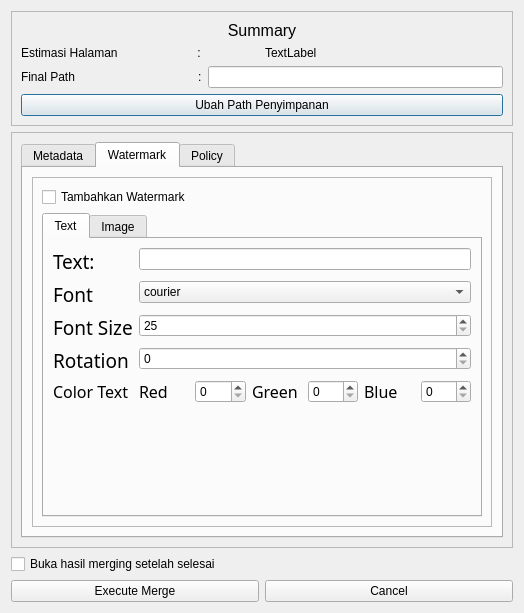
<?xml version="1.0" encoding="UTF-8"?>
<ui version="4.0">
 <class>Finalize_Window</class>
 <widget class="QDialog" name="Finalize_Window">
  <property name="geometry">
   <rect>
    <x>0</x>
    <y>0</y>
    <width>524</width>
    <height>613</height>
   </rect>
  </property>
  <property name="windowTitle">
   <string>Dialog</string>
  </property>
  <layout class="QVBoxLayout" name="verticalLayout">
   <item>
    <widget class="QFrame" name="frame">
     <property name="frameShape">
      <enum>QFrame::Shape::StyledPanel</enum>
     </property>
     <property name="frameShadow">
      <enum>QFrame::Shadow::Raised</enum>
     </property>
     <layout class="QVBoxLayout" name="verticalLayout_2">
      <item>
       <widget class="QLabel" name="label_2">
        <property name="font">
         <font>
          <pointsize>12</pointsize>
         </font>
        </property>
        <property name="text">
         <string>Summary</string>
        </property>
        <property name="alignment">
         <set>Qt::AlignmentFlag::AlignCenter</set>
        </property>
       </widget>
      </item>
      <item>
       <layout class="QHBoxLayout" name="horizontalLayout_4">
        <item>
         <widget class="QLabel" name="label_3">
          <property name="text">
           <string>Estimasi Halaman                        :</string>
          </property>
         </widget>
        </item>
        <item>
         <widget class="QLabel" name="Estimasi_Halaman_Input">
          <property name="text">
           <string>TextLabel</string>
          </property>
         </widget>
        </item>
       </layout>
      </item>
      <item>
       <layout class="QHBoxLayout" name="horizontalLayout_2">
        <item>
         <widget class="QLabel" name="label_6">
          <property name="text">
           <string>Final Path                                     :</string>
          </property>
         </widget>
        </item>
        <item>
         <widget class="QLineEdit" name="Final_Path_Input">
          <property name="readOnly">
           <bool>true</bool>
          </property>
         </widget>
        </item>
       </layout>
      </item>
      <item>
       <widget class="QPushButton" name="Change_Path_BTN">
        <property name="text">
         <string>Ubah Path Penyimpanan</string>
        </property>
       </widget>
      </item>
     </layout>
    </widget>
   </item>
   <item>
    <widget class="QFrame" name="frame_4">
     <property name="frameShape">
      <enum>QFrame::Shape::StyledPanel</enum>
     </property>
     <property name="frameShadow">
      <enum>QFrame::Shadow::Raised</enum>
     </property>
     <layout class="QVBoxLayout" name="verticalLayout_9">
      <item>
       <widget class="QTabWidget" name="Configure_tabWidget">
        <property name="currentIndex">
         <number>1</number>
        </property>
        <widget class="QWidget" name="tab_3">
         <attribute name="title">
          <string>Metadata</string>
         </attribute>
         <layout class="QVBoxLayout" name="verticalLayout_13">
          <item>
           <widget class="QFrame" name="Metadata_Panel">
            <property name="sizePolicy">
             <sizepolicy hsizetype="Preferred" vsizetype="Expanding">
              <horstretch>0</horstretch>
              <verstretch>0</verstretch>
             </sizepolicy>
            </property>
            <property name="frameShape">
             <enum>QFrame::Shape::StyledPanel</enum>
            </property>
            <property name="frameShadow">
             <enum>QFrame::Shadow::Raised</enum>
            </property>
            <layout class="QVBoxLayout" name="verticalLayout_4">
             <item>
              <widget class="QCheckBox" name="Clear_Metadata_Checkbox">
               <property name="font">
                <font>
                 <pointsize>12</pointsize>
                </font>
               </property>
               <property name="text">
                <string>Kosongkan Metadata</string>
               </property>
              </widget>
             </item>
             <item>
              <widget class="QFrame" name="Metadata_Edit_Panel">
               <property name="sizePolicy">
                <sizepolicy hsizetype="Preferred" vsizetype="Maximum">
                 <horstretch>0</horstretch>
                 <verstretch>0</verstretch>
                </sizepolicy>
               </property>
               <property name="frameShape">
                <enum>QFrame::Shape::StyledPanel</enum>
               </property>
               <property name="frameShadow">
                <enum>QFrame::Shadow::Raised</enum>
               </property>
               <layout class="QVBoxLayout" name="verticalLayout_11">
                <property name="topMargin">
                 <number>0</number>
                </property>
                <property name="bottomMargin">
                 <number>0</number>
                </property>
                <item>
                 <widget class="QLabel" name="label_8">
                  <property name="font">
                   <font>
                    <pointsize>14</pointsize>
                   </font>
                  </property>
                  <property name="text">
                   <string>Metadata Edit</string>
                  </property>
                  <property name="alignment">
                   <set>Qt::AlignmentFlag::AlignCenter</set>
                  </property>
                 </widget>
                </item>
                <item>
                 <layout class="QHBoxLayout" name="horizontalLayout_15">
                  <item>
                   <layout class="QVBoxLayout" name="verticalLayout_12">
                    <item>
                     <layout class="QHBoxLayout" name="horizontalLayout_8">
                      <item>
                       <widget class="QLabel" name="label_10">
                        <property name="text">
                         <string>Title </string>
                        </property>
                       </widget>
                      </item>
                      <item>
                       <widget class="QLineEdit" name="Title_Input"/>
                      </item>
                     </layout>
                    </item>
                    <item>
                     <layout class="QHBoxLayout" name="horizontalLayout_14">
                      <item>
                       <widget class="QLabel" name="label_16">
                        <property name="text">
                         <string>Subject</string>
                        </property>
                       </widget>
                      </item>
                      <item>
                       <widget class="QLineEdit" name="Subject_Input"/>
                      </item>
                     </layout>
                    </item>
                    <item>
                     <layout class="QHBoxLayout" name="horizontalLayout_12">
                      <item>
                       <widget class="QLabel" name="label_14">
                        <property name="text">
                         <string>Creator </string>
                        </property>
                       </widget>
                      </item>
                      <item>
                       <widget class="QLineEdit" name="Creator_Input"/>
                      </item>
                     </layout>
                    </item>
                   </layout>
                  </item>
                  <item>
                   <layout class="QVBoxLayout" name="verticalLayout_10">
                    <item>
                     <layout class="QHBoxLayout" name="horizontalLayout_13">
                      <item>
                       <widget class="QLabel" name="label_15">
                        <property name="text">
                         <string>Keywords </string>
                        </property>
                       </widget>
                      </item>
                      <item>
                       <widget class="QLineEdit" name="Keywords_Input"/>
                      </item>
                     </layout>
                    </item>
                    <item>
                     <layout class="QHBoxLayout" name="horizontalLayout_3">
                      <item>
                       <widget class="QLabel" name="label">
                        <property name="text">
                         <string>Author</string>
                        </property>
                       </widget>
                      </item>
                      <item>
                       <widget class="QLineEdit" name="Author_Input"/>
                      </item>
                     </layout>
                    </item>
                    <item>
                     <layout class="QHBoxLayout" name="horizontalLayout_11">
                      <item>
                       <widget class="QLabel" name="label_13">
                        <property name="text">
                         <string>Producer</string>
                        </property>
                       </widget>
                      </item>
                      <item>
                       <widget class="QLineEdit" name="Producer_Input"/>
                      </item>
                     </layout>
                    </item>
                   </layout>
                  </item>
                 </layout>
                </item>
                <item>
                 <layout class="QHBoxLayout" name="horizontalLayout_6">
                  <item>
                   <widget class="QLabel" name="label_7">
                    <property name="text">
                     <string>Creation Date</string>
                    </property>
                   </widget>
                  </item>
                  <item>
                   <widget class="QComboBox" name="Timedate_Creation_Type">
                    <item>
                     <property name="text">
                      <string>Waktu Saat ini</string>
                     </property>
                    </item>
                    <item>
                     <property name="text">
                      <string>Palsukan</string>
                     </property>
                    </item>
                    <item>
                     <property name="text">
                      <string>Kosongkan</string>
                     </property>
                    </item>
                   </widget>
                  </item>
                  <item>
                   <widget class="QDateTimeEdit" name="Timedate_Creation_Input"/>
                  </item>
                 </layout>
                </item>
                <item>
                 <layout class="QHBoxLayout" name="horizontalLayout_10">
                  <item>
                   <widget class="QLabel" name="label_12">
                    <property name="text">
                     <string>Modification Date</string>
                    </property>
                   </widget>
                  </item>
                  <item>
                   <widget class="QComboBox" name="Timedate_Modification_Type">
                    <item>
                     <property name="text">
                      <string>Waktu Saat ini</string>
                     </property>
                    </item>
                    <item>
                     <property name="text">
                      <string>Palsukan</string>
                     </property>
                    </item>
                    <item>
                     <property name="text">
                      <string>Kosongkan</string>
                     </property>
                    </item>
                   </widget>
                  </item>
                  <item>
                   <widget class="QDateTimeEdit" name="Timedate_Modification_Input"/>
                  </item>
                 </layout>
                </item>
                <item>
                 <layout class="QHBoxLayout" name="horizontalLayout_9">
                  <item>
                   <widget class="QLabel" name="label_11">
                    <property name="text">
                     <string>trapped </string>
                    </property>
                   </widget>
                  </item>
                  <item>
                   <widget class="QLineEdit" name="trapped_input"/>
                  </item>
                 </layout>
                </item>
               </layout>
              </widget>
             </item>
             <item>
              <spacer name="verticalSpacer_2">
               <property name="orientation">
                <enum>Qt::Orientation::Vertical</enum>
               </property>
               <property name="sizeHint" stdset="0">
                <size>
                 <width>20</width>
                 <height>40</height>
                </size>
               </property>
              </spacer>
             </item>
            </layout>
           </widget>
          </item>
         </layout>
        </widget>
        <widget class="QWidget" name="tab_4">
         <attribute name="title">
          <string>Watermark</string>
         </attribute>
         <layout class="QVBoxLayout" name="verticalLayout_6">
          <item>
           <widget class="QFrame" name="frame_2">
            <property name="frameShape">
             <enum>QFrame::Shape::StyledPanel</enum>
            </property>
            <property name="frameShadow">
             <enum>QFrame::Shadow::Raised</enum>
            </property>
            <layout class="QVBoxLayout" name="verticalLayout_5">
             <item>
              <widget class="QCheckBox" name="Add_Watermark_Checkbox">
               <property name="text">
                <string>Tambahkan Watermark</string>
               </property>
              </widget>
             </item>
             <item>
              <widget class="QTabWidget" name="Watermark_Tab">
               <property name="enabled">
                <bool>true</bool>
               </property>
               <property name="sizePolicy">
                <sizepolicy hsizetype="Expanding" vsizetype="Expanding">
                 <horstretch>0</horstretch>
                 <verstretch>0</verstretch>
                </sizepolicy>
               </property>
               <property name="currentIndex">
                <number>0</number>
               </property>
               <widget class="QWidget" name="Text_Watermark_Tab">
                <attribute name="title">
                 <string>Text</string>
                </attribute>
                <layout class="QVBoxLayout" name="verticalLayout_16">
                 <item>
                  <layout class="QFormLayout" name="formLayout_2">
                   <item row="0" column="0">
                    <widget class="QLabel" name="label_24">
                     <property name="font">
                      <font>
                       <family>Impact</family>
                       <pointsize>14</pointsize>
                      </font>
                     </property>
                     <property name="text">
                      <string>Text:    </string>
                     </property>
                    </widget>
                   </item>
                   <item row="0" column="1">
                    <widget class="QLineEdit" name="Text_watermark_Input"/>
                   </item>
                   <item row="1" column="0">
                    <widget class="QLabel" name="label_25">
                     <property name="font">
                      <font>
                       <family>Impact</family>
                       <pointsize>14</pointsize>
                      </font>
                     </property>
                     <property name="text">
                      <string>Font</string>
                     </property>
                    </widget>
                   </item>
                   <item row="1" column="1">
                    <widget class="QComboBox" name="Font_watermark_input">
                     <item>
                      <property name="text">
                       <string>courier</string>
                      </property>
                     </item>
                     <item>
                      <property name="text">
                       <string>courier-oblique</string>
                      </property>
                     </item>
                     <item>
                      <property name="text">
                       <string>courier-bold</string>
                      </property>
                     </item>
                     <item>
                      <property name="text">
                       <string>courier-boldoblique</string>
                      </property>
                     </item>
                     <item>
                      <property name="text">
                       <string>helvetica</string>
                      </property>
                     </item>
                     <item>
                      <property name="text">
                       <string>helvetica-oblique</string>
                      </property>
                     </item>
                     <item>
                      <property name="text">
                       <string>helvetica-bold</string>
                      </property>
                     </item>
                     <item>
                      <property name="text">
                       <string>helvetica-boldoblique</string>
                      </property>
                     </item>
                     <item>
                      <property name="text">
                       <string>times-roman</string>
                      </property>
                     </item>
                     <item>
                      <property name="text">
                       <string>times-italic</string>
                      </property>
                     </item>
                     <item>
                      <property name="text">
                       <string>times-bold</string>
                      </property>
                     </item>
                     <item>
                      <property name="text">
                       <string>times-bolditalic</string>
                      </property>
                     </item>
                     <item>
                      <property name="text">
                       <string>symbol</string>
                      </property>
                     </item>
                     <item>
                      <property name="text">
                       <string>zapfdingbats</string>
                      </property>
                     </item>
                    </widget>
                   </item>
                   <item row="2" column="0">
                    <widget class="QLabel" name="label_26">
                     <property name="font">
                      <font>
                       <family>Impact</family>
                       <pointsize>14</pointsize>
                      </font>
                     </property>
                     <property name="text">
                      <string>Font Size</string>
                     </property>
                    </widget>
                   </item>
                   <item row="2" column="1">
                    <widget class="QSpinBox" name="Font_size_watermark_input">
                     <property name="minimum">
                      <number>25</number>
                     </property>
                     <property name="maximum">
                      <number>50</number>
                     </property>
                    </widget>
                   </item>
                   <item row="3" column="0">
                    <widget class="QLabel" name="label_27">
                     <property name="font">
                      <font>
                       <family>Impact</family>
                       <pointsize>14</pointsize>
                      </font>
                     </property>
                     <property name="text">
                      <string>Rotation</string>
                     </property>
                    </widget>
                   </item>
                   <item row="3" column="1">
                    <widget class="QSpinBox" name="Rotation_text_watermark_input">
                     <property name="maximum">
                      <number>360</number>
                     </property>
                     <property name="singleStep">
                      <number>1</number>
                     </property>
                    </widget>
                   </item>
                   <item row="4" column="0">
                    <widget class="QLabel" name="label_28">
                     <property name="font">
                      <font>
                       <family>Impact</family>
                       <pointsize>12</pointsize>
                      </font>
                     </property>
                     <property name="text">
                      <string>Color Text</string>
                     </property>
                    </widget>
                   </item>
                   <item row="4" column="1">
                    <layout class="QHBoxLayout" name="horizontalLayout_19">
                     <item>
                      <widget class="QLabel" name="label_29">
                       <property name="font">
                        <font>
                         <family>Impact</family>
                         <pointsize>12</pointsize>
                        </font>
                       </property>
                       <property name="text">
                        <string>Red</string>
                       </property>
                      </widget>
                     </item>
                     <item>
                      <widget class="QSpinBox" name="Red_color_input"/>
                     </item>
                     <item>
                      <widget class="QLabel" name="label_30">
                       <property name="font">
                        <font>
                         <family>Impact</family>
                         <pointsize>12</pointsize>
                        </font>
                       </property>
                       <property name="text">
                        <string>Green</string>
                       </property>
                      </widget>
                     </item>
                     <item>
                      <widget class="QSpinBox" name="Green_Color_Input"/>
                     </item>
                     <item>
                      <widget class="QLabel" name="label_31">
                       <property name="font">
                        <font>
                         <family>Impact</family>
                         <pointsize>12</pointsize>
                        </font>
                       </property>
                       <property name="text">
                        <string>Blue</string>
                       </property>
                      </widget>
                     </item>
                     <item>
                      <widget class="QSpinBox" name="Blue_Color_Input"/>
                     </item>
                    </layout>
                   </item>
                  </layout>
                 </item>
                </layout>
               </widget>
               <widget class="QWidget" name="Image_Watermark_Tab">
                <attribute name="title">
                 <string>Image</string>
                </attribute>
                <layout class="QVBoxLayout" name="verticalLayout_17">
                 <item>
                  <widget class="QLabel" name="label_32">
                   <property name="text">
                    <string>Image: Coming Soon</string>
                   </property>
                  </widget>
                 </item>
                </layout>
               </widget>
              </widget>
             </item>
            </layout>
           </widget>
          </item>
         </layout>
        </widget>
        <widget class="QWidget" name="tab_5">
         <attribute name="title">
          <string>Policy</string>
         </attribute>
         <layout class="QVBoxLayout" name="verticalLayout_3">
          <item>
           <widget class="QCheckBox" name="Policy_Checkbox">
            <property name="font">
             <font>
              <pointsize>12</pointsize>
             </font>
            </property>
            <property name="text">
             <string>Add Policy and Lock Document</string>
            </property>
           </widget>
          </item>
          <item>
           <widget class="QFrame" name="Policy_Frame">
            <property name="enabled">
             <bool>true</bool>
            </property>
            <property name="sizePolicy">
             <sizepolicy hsizetype="Preferred" vsizetype="Preferred">
              <horstretch>0</horstretch>
              <verstretch>0</verstretch>
             </sizepolicy>
            </property>
            <property name="frameShape">
             <enum>QFrame::Shape::StyledPanel</enum>
            </property>
            <property name="frameShadow">
             <enum>QFrame::Shadow::Raised</enum>
            </property>
            <layout class="QVBoxLayout" name="verticalLayout_8">
             <item>
              <layout class="QHBoxLayout" name="horizontalLayout_5">
               <item>
                <widget class="QLabel" name="Owner_Password_label">
                 <property name="enabled">
                  <bool>true</bool>
                 </property>
                 <property name="text">
                  <string>Owner Pssword</string>
                 </property>
                </widget>
               </item>
               <item>
                <widget class="QLineEdit" name="Owner_Password_Input">
                 <property name="enabled">
                  <bool>true</bool>
                 </property>
                 <property name="dragEnabled">
                  <bool>false</bool>
                 </property>
                </widget>
               </item>
              </layout>
             </item>
             <item>
              <widget class="QComboBox" name="Permission_comboBox">
               <item>
                <property name="text">
                 <string>Allow All</string>
                </property>
               </item>
               <item>
                <property name="text">
                 <string>Deny All</string>
                </property>
               </item>
              </widget>
             </item>
             <item>
              <layout class="QGridLayout" name="Permission_gridlayout">
               <item row="1" column="0">
                <widget class="QCheckBox" name="allow_modify_doc_checkbox">
                 <property name="text">
                  <string>Allow Modify Document</string>
                 </property>
                 <property name="checked">
                  <bool>false</bool>
                 </property>
                </widget>
               </item>
               <item row="2" column="0">
                <widget class="QCheckBox" name="allow_read_doc_checkbox">
                 <property name="text">
                  <string>Allow Reading Document</string>
                 </property>
                 <property name="checked">
                  <bool>false</bool>
                 </property>
                </widget>
               </item>
               <item row="3" column="0">
                <widget class="QCheckBox" name="allow_copy_doc_checkbox">
                 <property name="text">
                  <string>Allow Copy Content</string>
                 </property>
                 <property name="checked">
                  <bool>false</bool>
                 </property>
                </widget>
               </item>
               <item row="0" column="0">
                <widget class="QCheckBox" name="allow_print_doc_checkbox">
                 <property name="enabled">
                  <bool>true</bool>
                 </property>
                 <property name="text">
                  <string>Allow Print Document</string>
                 </property>
                 <property name="checkable">
                  <bool>true</bool>
                 </property>
                 <property name="checked">
                  <bool>false</bool>
                 </property>
                </widget>
               </item>
               <item row="0" column="1">
                <widget class="QCheckBox" name="allow_comment_annotate_checkbox">
                 <property name="text">
                  <string>Allow Comment/Annotate</string>
                 </property>
                 <property name="checked">
                  <bool>false</bool>
                 </property>
                </widget>
               </item>
               <item row="1" column="1">
                <widget class="QCheckBox" name="allow_filling_form_checkbox">
                 <property name="text">
                  <string>Allow Filling Form</string>
                 </property>
                 <property name="checked">
                  <bool>false</bool>
                 </property>
                </widget>
               </item>
               <item row="2" column="1">
                <widget class="QCheckBox" name="allow_high_quality_print_checkbox">
                 <property name="text">
                  <string>Allow High Quality Printing</string>
                 </property>
                 <property name="checked">
                  <bool>false</bool>
                 </property>
                </widget>
               </item>
               <item row="3" column="1">
                <widget class="QCheckBox" name="allow_assemble_doc_checkbox">
                 <property name="text">
                  <string>Allow Merge/Split Document</string>
                 </property>
                 <property name="checked">
                  <bool>false</bool>
                 </property>
                </widget>
               </item>
              </layout>
             </item>
             <item>
              <layout class="QHBoxLayout" name="horizontalLayout_7">
               <item>
                <widget class="QLabel" name="label_4">
                 <property name="text">
                  <string>Pilih Algoritma Enkripsi:</string>
                 </property>
                </widget>
               </item>
               <item>
                <widget class="QComboBox" name="Algorithm_Encryption_ComboBox">
                 <property name="enabled">
                  <bool>true</bool>
                 </property>
                 <property name="focusPolicy">
                  <enum>Qt::FocusPolicy::ClickFocus</enum>
                 </property>
                 <item>
                  <property name="text">
                   <string>RC4 40-bit</string>
                  </property>
                 </item>
                 <item>
                  <property name="text">
                   <string>RC4 128-bit</string>
                  </property>
                 </item>
                 <item>
                  <property name="text">
                   <string>AES 128-bit</string>
                  </property>
                 </item>
                 <item>
                  <property name="text">
                   <string>AES 256-bit (Recommended)</string>
                  </property>
                 </item>
                </widget>
               </item>
              </layout>
             </item>
             <item>
              <widget class="QCheckBox" name="Lock_doc_checkBox">
               <property name="font">
                <font>
                 <pointsize>11</pointsize>
                </font>
               </property>
               <property name="text">
                <string>Lock Document (Need User Password)</string>
               </property>
              </widget>
             </item>
             <item>
              <widget class="QFrame" name="Lock_doc_frame">
               <property name="frameShape">
                <enum>QFrame::Shape::StyledPanel</enum>
               </property>
               <property name="frameShadow">
                <enum>QFrame::Shadow::Raised</enum>
               </property>
               <layout class="QVBoxLayout" name="verticalLayout_15">
                <item>
                 <layout class="QHBoxLayout" name="horizontalLayout_16">
                  <item>
                   <widget class="QLabel" name="User_Password_Label">
                    <property name="enabled">
                     <bool>true</bool>
                    </property>
                    <property name="text">
                     <string>User_Password: </string>
                    </property>
                   </widget>
                  </item>
                  <item>
                   <widget class="QLineEdit" name="User_Password_Input">
                    <property name="enabled">
                     <bool>true</bool>
                    </property>
                   </widget>
                  </item>
                 </layout>
                </item>
               </layout>
              </widget>
             </item>
             <item>
              <spacer name="verticalSpacer">
               <property name="orientation">
                <enum>Qt::Orientation::Vertical</enum>
               </property>
               <property name="sizeHint" stdset="0">
                <size>
                 <width>20</width>
                 <height>40</height>
                </size>
               </property>
              </spacer>
             </item>
            </layout>
           </widget>
          </item>
         </layout>
        </widget>
       </widget>
      </item>
     </layout>
    </widget>
   </item>
   <item>
    <widget class="QCheckBox" name="Open_Document_BTN">
     <property name="text">
      <string>Buka hasil merging setelah selesai</string>
     </property>
    </widget>
   </item>
   <item>
    <layout class="QHBoxLayout" name="horizontalLayout">
     <item>
      <widget class="QPushButton" name="Execute_Merge_Button">
       <property name="text">
        <string>Execute Merge</string>
       </property>
      </widget>
     </item>
     <item>
      <widget class="QPushButton" name="Cancel_Button">
       <property name="text">
        <string>Cancel</string>
       </property>
      </widget>
     </item>
    </layout>
   </item>
  </layout>
 </widget>
 <resources/>
 <connections/>
</ui>
